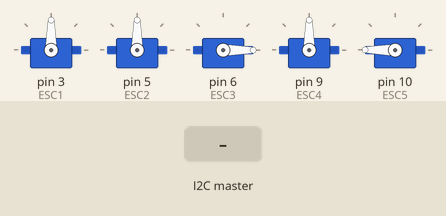
Bench run of a sketch on a simulated Arduino Uno, built with avr-gcc and run on an emulated ATmega328P. Parts: 5 × servo. Inputs (shaded band) come from the test bench.

Above: at 1.2 s.
1.3 s: the I2C master sends the byte 1
At 2.5 s:
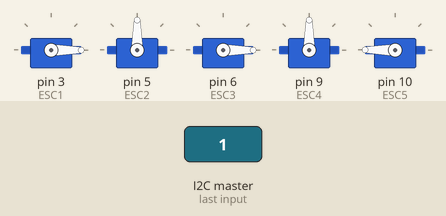
2.8 s: the I2C master sends the byte 2
At 3.7 s:
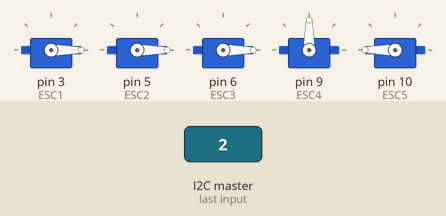
Timing chart, 0 to 5.8 s (numbered marks = the images above; inputs shaded):
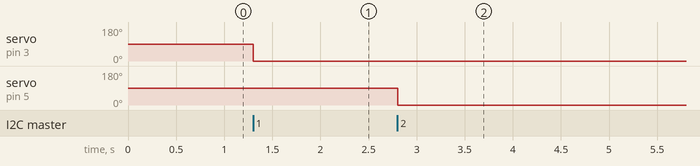

The sketch:

quadremote_arduino.ino
```cpp
#include <string.h>
#include <Wire.h>
#include <Servo.h>
Servo ESC1;
Servo ESC2;
Servo ESC3;
Servo ESC4;
Servo ESC5;

String type[6] = {"dx", "dy", "ty", "tx", "m", "arm"};


int received = 0;
int c[5];

void setup() {
  ESC1.attach(3,1000,2000);
  ESC2.attach(5,1000,2000);
  ESC3.attach(6,1000,2000);
  ESC4.attach(9,1000,2000);
  ESC5.attach(10,1000,2000);
  ESC1.write(map(150, 100, 200, 0, 180));
  ESC2.write(map(150, 100, 200, 0, 180));
  ESC3.write(map(100, 100, 200, 0, 180));
  ESC4.write(map(150, 100, 200, 0, 180));
  ESC5.write(map(200, 100, 200, 0, 180));
  Wire.begin(8);                // join i2c bus with address #8
  Wire.onReceive(receiveEvent); // register event
  Serial.begin(9600);           // start serial for output
}

void loop() {
  if(received == 1){
    if(c[0] == 1){ // Direction x channel
      c[1] = map(c[1], 100, 200, 0, 180);
      ESC1.write(c[1]);
    }

    if((c[0] == 2)){ // Direction y channel
      c[1] = map(c[1], 100, 200, 0, 180);
      ESC2.write(c[1]);
    }
    if((c[0] == 3)){ // throttle y channel
      c[1] = map(c[1], 100, 200, 0, 180);
      ESC3.write(c[1]);
    }
    if((c[0] == 4)){ // throttle x channel
      c[1] = map(c[1], 100, 200, 0, 180);
      ESC4.write(c[1]);
    }
    if((c[0] == 5)){ // mode channel
      c[1] = map(c[1], 100, 200, 0, 180);
      ESC5.write(c[1]);
    }
    received = 0;
  }
}

// function that executes whenever data is received from master
// this function is registered as an event, see setup()
void receiveEvent(int howMany) {
  int i = 0;
  while (Wire.available()) {
    c[i] = Wire.read();
    i++;
  }
  received = 1;
}
```

Measured:
- after the input at 1.3 s, servo on pin 3 (ESC1): 90° → 0° at once
- after the input at 2.8 s, servo on pin 5 (ESC2): 90° → 0° at once
